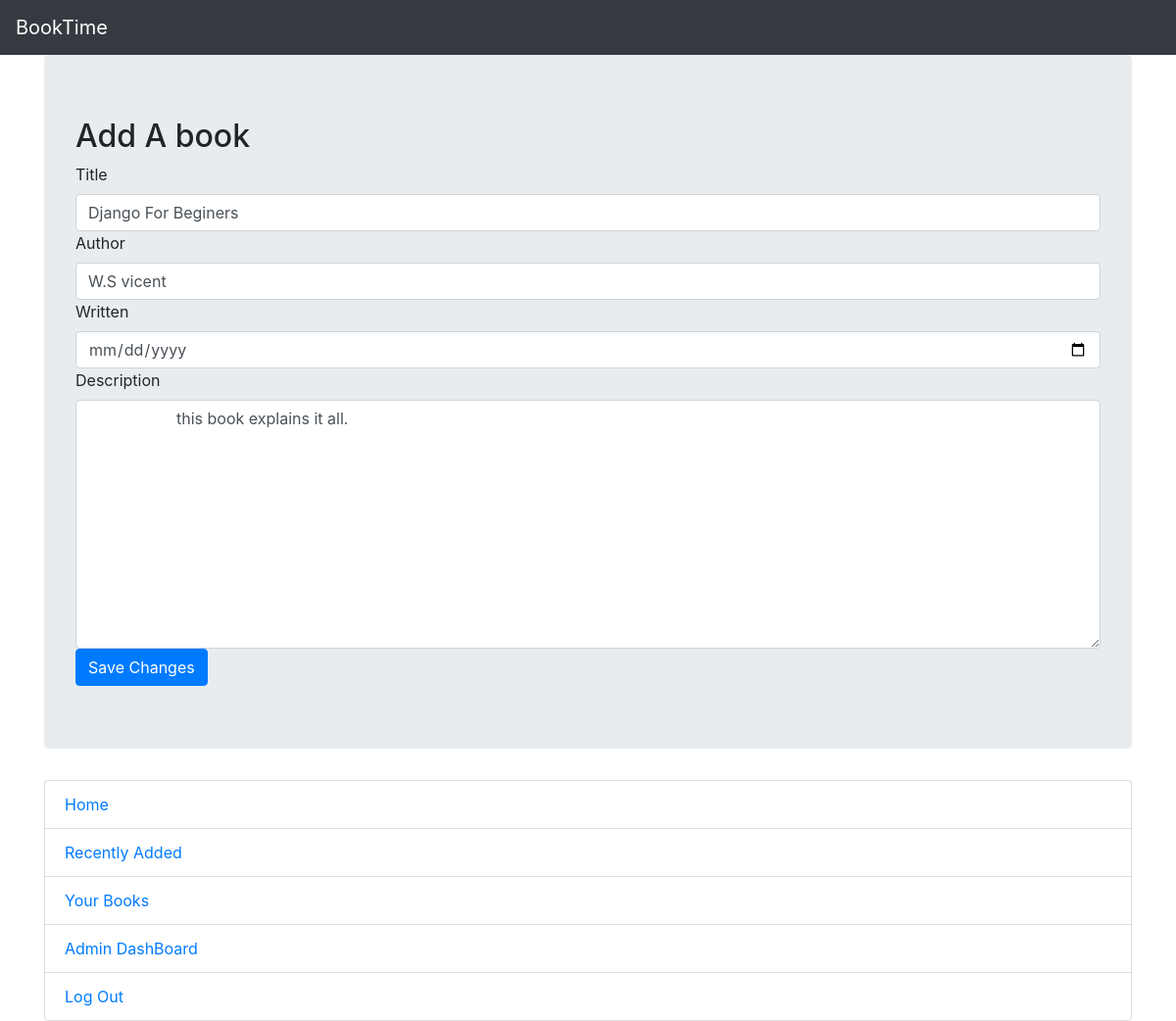
The app's page /update/1/book/ (signed in) with its own data.
### bookstore/models.py (models this page shows)
class Book(models.Model):
    tags=TaggableManager()
    title=models.CharField(max_length=40)
    author=models.CharField(max_length=80)
    written=models.DateField()
    created=models.DateTimeField(default=timezone.now)
    description=models.TextField()
    uploaded_by=models.ForeignKey(User,on_delete=models.CASCADE)
    thumbnail=models.ImageField(upload_to='images',default='default.jpeg')
    def __str__(self):
        return f"{self.title} by {self.author}"

### bookstore/views.py (the view)
# urls.py: path('update/<int:id>/book/',views.update_book_info,name='update_book'),
@login_required
def update_book_info(request,id):
    book=Book.objects.get(id=id)
    context={
        'book':book
    }
    return render(request,'bookstore/update_book.html',context)

### bookstore/templates/bookstore/update_book.html (shortened to what this page needs)
{% load static %}
{% load  crispy_forms_tags%}
<!DOCTYPE html>
<html lang="en">
<head>
    <link rel="stylesheet" href="{% static 'bookstore/bootstrap.min.css' %}">
</head>
<body>
      <nav class="navbar navbar-expand-md navbar-dark  bg-dark">
        <a class="navbar-brand" href="{% url 'bookstore:home'%}">BookTime</a>
      </nav>
    <div class="container">
       <div class=" justify-content-around">
        <div class="form jumbotron ">
            <h2>Add A book</h2>
           <form action="" method="post">
               <label for="title">Title</label>
               <input type="text" name="title" id="" class="form-control" value="{{book.title}}">
               <label for="title">Author</label>
               <input type="text" name="author" id="" class="form-control" value="{{book.author}}">
               <label for="title">Written</label>
               <input type="date" name="written" id="" class="form-control" value="{{book.written}}">
               <label for="title">Description</label>
               <textarea name="description" id="" cols="30" rows="10" class="form-control">
                    {{book.description}}
               </textarea>
               <input type="submit" value="Save Changes" class="btn btn-primary">
           </form>
        </div>
        <ul class="list-group">
            <li class="list-group-item"><a href="{% url 'bookstore:home' %}">Home</a></li>
            <li class="list-group-item"><a href="">Recently Added</a></li>
            <li class="list-group-item"><a href="">Your Books</a></li>
            {% if user.is_superuser %}
                <li class="list-group-item"><a href="/admin/">Admin DashBoard</a></li>
            {% endif %}
            <li class="list-group-item"><a href="{% url 'bookstore:logout' %}">Log Out</a></li>
        </ul>
       </div>
    </div>
</body>
</html>

### records on screen
Book: title "Django For Beginers", author "W.S vicent", description "this book explains it all."
